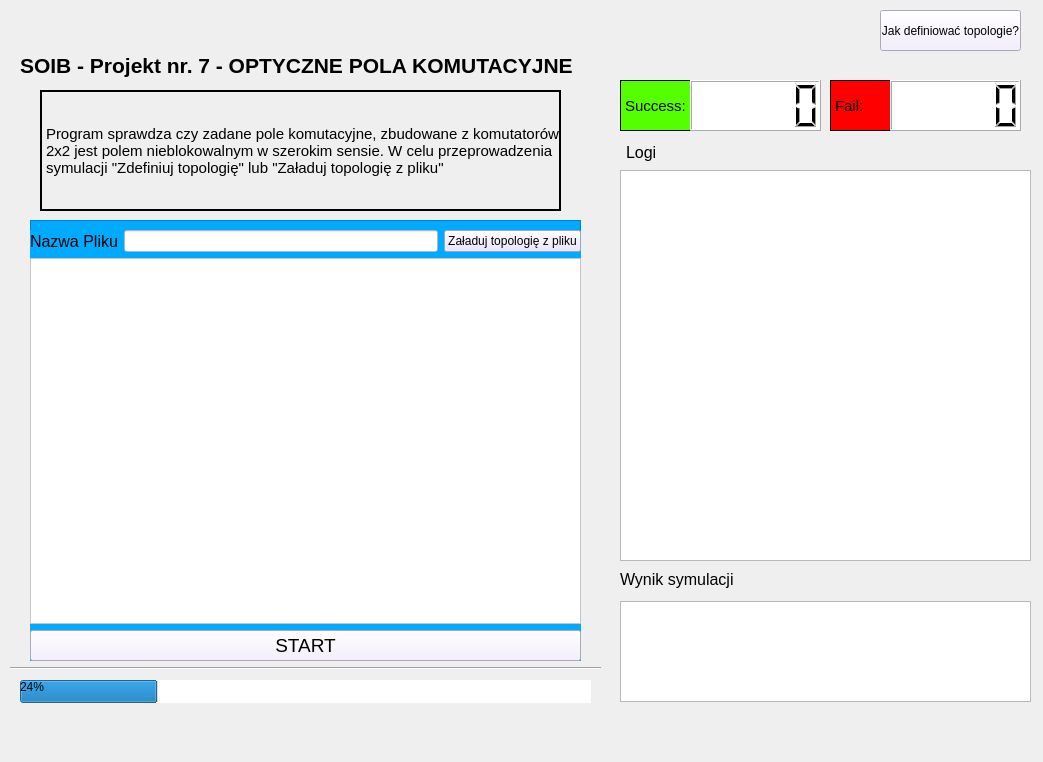
<?xml version="1.0" encoding="UTF-8"?>
<ui version="4.0">
 <class>MainWindow</class>
 <widget class="QMainWindow" name="MainWindow">
  <property name="geometry">
   <rect>
    <x>0</x>
    <y>0</y>
    <width>1043</width>
    <height>762</height>
   </rect>
  </property>
  <property name="windowTitle">
   <string>MainWindow</string>
  </property>
  <property name="autoFillBackground">
   <bool>false</bool>
  </property>
  <property name="styleSheet">
   <string notr="true">border-color: rgb(135, 135, 135);
alternate-background-color: rgb(157, 157, 157);</string>
  </property>
  <widget class="QWidget" name="centralwidget">
   <widget class="QLCDNumber" name="success_lcd">
    <property name="geometry">
     <rect>
      <x>690</x>
      <y>80</y>
      <width>131</width>
      <height>51</height>
     </rect>
    </property>
    <property name="autoFillBackground">
     <bool>false</bool>
    </property>
    <property name="styleSheet">
     <string notr="true">background-color: rgb(255, 255, 255);</string>
    </property>
   </widget>
   <widget class="QLCDNumber" name="fail_lcd">
    <property name="geometry">
     <rect>
      <x>890</x>
      <y>80</y>
      <width>131</width>
      <height>51</height>
     </rect>
    </property>
    <property name="autoFillBackground">
     <bool>true</bool>
    </property>
    <property name="styleSheet">
     <string notr="true">background-color: rgb(255, 255, 255);</string>
    </property>
   </widget>
   <widget class="QLabel" name="success_label">
    <property name="geometry">
     <rect>
      <x>620</x>
      <y>80</y>
      <width>201</width>
      <height>51</height>
     </rect>
    </property>
    <property name="font">
     <font>
      <pointsize>11</pointsize>
     </font>
    </property>
    <property name="styleSheet">
     <string notr="true">background-color: rgb(85, 255, 0);</string>
    </property>
    <property name="frameShape">
     <enum>QFrame::Box</enum>
    </property>
    <property name="text">
     <string>Success:</string>
    </property>
   </widget>
   <widget class="QLabel" name="fail_label">
    <property name="geometry">
     <rect>
      <x>830</x>
      <y>80</y>
      <width>191</width>
      <height>51</height>
     </rect>
    </property>
    <property name="font">
     <font>
      <pointsize>11</pointsize>
     </font>
    </property>
    <property name="styleSheet">
     <string notr="true">background-color: rgb(255, 0, 0);</string>
    </property>
    <property name="frameShape">
     <enum>QFrame::Box</enum>
    </property>
    <property name="text">
     <string>Fail:</string>
    </property>
   </widget>
   <widget class="QProgressBar" name="progress_bar">
    <property name="geometry">
     <rect>
      <x>20</x>
      <y>680</y>
      <width>571</width>
      <height>23</height>
     </rect>
    </property>
    <property name="value">
     <number>24</number>
    </property>
   </widget>
   <widget class="Line" name="line">
    <property name="geometry">
     <rect>
      <x>10</x>
      <y>660</y>
      <width>591</width>
      <height>16</height>
     </rect>
    </property>
    <property name="orientation">
     <enum>Qt::Horizontal</enum>
    </property>
   </widget>
   <widget class="QLabel" name="info_label">
    <property name="geometry">
     <rect>
      <x>20</x>
      <y>30</y>
      <width>581</width>
      <height>71</height>
     </rect>
    </property>
    <property name="font">
     <font>
      <pointsize>16</pointsize>
      <weight>75</weight>
      <bold>true</bold>
     </font>
    </property>
    <property name="text">
     <string>SOIB - Projekt nr. 7 - OPTYCZNE POLA KOMUTACYJNE</string>
    </property>
   </widget>
   <widget class="QLabel" name="label">
    <property name="geometry">
     <rect>
      <x>40</x>
      <y>90</y>
      <width>521</width>
      <height>121</height>
     </rect>
    </property>
    <property name="font">
     <font>
      <pointsize>11</pointsize>
     </font>
    </property>
    <property name="layoutDirection">
     <enum>Qt::LeftToRight</enum>
    </property>
    <property name="autoFillBackground">
     <bool>false</bool>
    </property>
    <property name="frameShape">
     <enum>QFrame::WinPanel</enum>
    </property>
    <property name="text">
     <string>Program sprawdza czy zadane pole komutacyjne, zbudowane z komutatorów 2x2 jest polem nieblokowalnym w szerokim sensie. W celu przeprowadzenia symulacji &quot;Zdefiniuj topologię&quot; lub &quot;Załaduj topologię z pliku&quot;</string>
    </property>
    <property name="scaledContents">
     <bool>false</bool>
    </property>
    <property name="wordWrap">
     <bool>true</bool>
    </property>
    <property name="openExternalLinks">
     <bool>false</bool>
    </property>
   </widget>
   <widget class="QLabel" name="result_label">
    <property name="geometry">
     <rect>
      <x>620</x>
      <y>570</y>
      <width>114</width>
      <height>19</height>
     </rect>
    </property>
    <property name="font">
     <font>
      <pointsize>12</pointsize>
     </font>
    </property>
    <property name="text">
     <string>Wynik symulacji</string>
    </property>
   </widget>
   <widget class="QFrame" name="frame">
    <property name="geometry">
     <rect>
      <x>30</x>
      <y>220</y>
      <width>551</width>
      <height>441</height>
     </rect>
    </property>
    <property name="autoFillBackground">
     <bool>false</bool>
    </property>
    <property name="styleSheet">
     <string notr="true">background-color: rgb(0, 170, 255);</string>
    </property>
    <property name="frameShape">
     <enum>QFrame::StyledPanel</enum>
    </property>
    <property name="frameShadow">
     <enum>QFrame::Raised</enum>
    </property>
    <widget class="QWidget" name="">
     <property name="geometry">
      <rect>
       <x>0</x>
       <y>10</y>
       <width>551</width>
       <height>431</height>
      </rect>
     </property>
     <layout class="QVBoxLayout" name="verticalLayout">
      <item>
       <layout class="QHBoxLayout" name="horizontalLayout">
        <item>
         <widget class="QLabel" name="label_2">
          <property name="font">
           <font>
            <pointsize>12</pointsize>
           </font>
          </property>
          <property name="text">
           <string>Nazwa Pliku</string>
          </property>
         </widget>
        </item>
        <item>
         <widget class="QLineEdit" name="path_textEdit">
          <property name="autoFillBackground">
           <bool>false</bool>
          </property>
          <property name="styleSheet">
           <string notr="true">background-color: rgb(255, 255, 255);</string>
          </property>
         </widget>
        </item>
        <item>
         <widget class="QPushButton" name="topo_from_file_button">
          <property name="autoFillBackground">
           <bool>false</bool>
          </property>
          <property name="styleSheet">
           <string notr="true">background-color: rgb(230, 224, 255);</string>
          </property>
          <property name="text">
           <string>Załaduj topologię z pliku</string>
          </property>
         </widget>
        </item>
       </layout>
      </item>
      <item>
       <widget class="QTextEdit" name="topology_textEdit">
        <property name="autoFillBackground">
         <bool>true</bool>
        </property>
        <property name="styleSheet">
         <string notr="true">background-color: rgb(255, 255, 255);</string>
        </property>
       </widget>
      </item>
      <item>
       <layout class="QHBoxLayout" name="horizontalLayout_2">
        <item>
         <widget class="QPushButton" name="start_button">
          <property name="font">
           <font>
            <pointsize>14</pointsize>
           </font>
          </property>
          <property name="autoFillBackground">
           <bool>false</bool>
          </property>
          <property name="styleSheet">
           <string notr="true">background-color: rgb(243, 235, 255);</string>
          </property>
          <property name="text">
           <string>START</string>
          </property>
         </widget>
        </item>
       </layout>
      </item>
     </layout>
    </widget>
   </widget>
   <widget class="QTextEdit" name="logs_text">
    <property name="geometry">
     <rect>
      <x>620</x>
      <y>170</y>
      <width>411</width>
      <height>391</height>
     </rect>
    </property>
   </widget>
   <widget class="QTextEdit" name="result_text">
    <property name="geometry">
     <rect>
      <x>620</x>
      <y>601</y>
      <width>411</width>
      <height>101</height>
     </rect>
    </property>
   </widget>
   <widget class="QPushButton" name="how_to_button">
    <property name="geometry">
     <rect>
      <x>880</x>
      <y>10</y>
      <width>141</width>
      <height>41</height>
     </rect>
    </property>
    <property name="autoFillBackground">
     <bool>true</bool>
    </property>
    <property name="styleSheet">
     <string notr="true">background-color: rgb(242, 233, 255);</string>
    </property>
    <property name="text">
     <string>Jak definiować topologie?</string>
    </property>
   </widget>
   <widget class="QLabel" name="label_3">
    <property name="geometry">
     <rect>
      <x>626</x>
      <y>142</y>
      <width>91</width>
      <height>21</height>
     </rect>
    </property>
    <property name="font">
     <font>
      <pointsize>12</pointsize>
     </font>
    </property>
    <property name="text">
     <string>Logi</string>
    </property>
   </widget>
   <zorder>fail_label</zorder>
   <zorder>success_label</zorder>
   <zorder>frame</zorder>
   <zorder>success_lcd</zorder>
   <zorder>fail_lcd</zorder>
   <zorder>progress_bar</zorder>
   <zorder>line</zorder>
   <zorder>info_label</zorder>
   <zorder>label</zorder>
   <zorder>result_label</zorder>
   <zorder>logs_text</zorder>
   <zorder>result_text</zorder>
   <zorder>how_to_button</zorder>
   <zorder>label_3</zorder>
  </widget>
  <widget class="QMenuBar" name="menubar">
   <property name="geometry">
    <rect>
     <x>0</x>
     <y>0</y>
     <width>1043</width>
     <height>21</height>
    </rect>
   </property>
  </widget>
  <widget class="QStatusBar" name="statusbar"/>
 </widget>
 <resources/>
 <connections/>
</ui>
